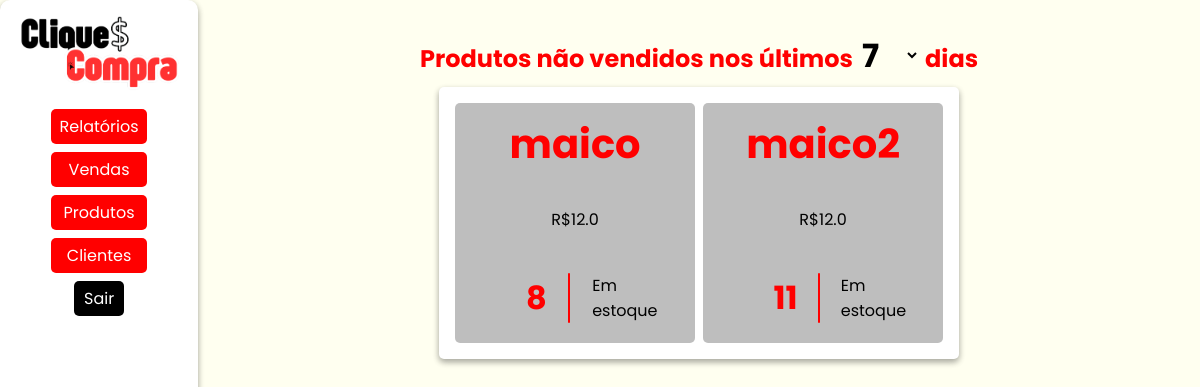
The app's page /relatorios/naovendidos (signed in), older data.
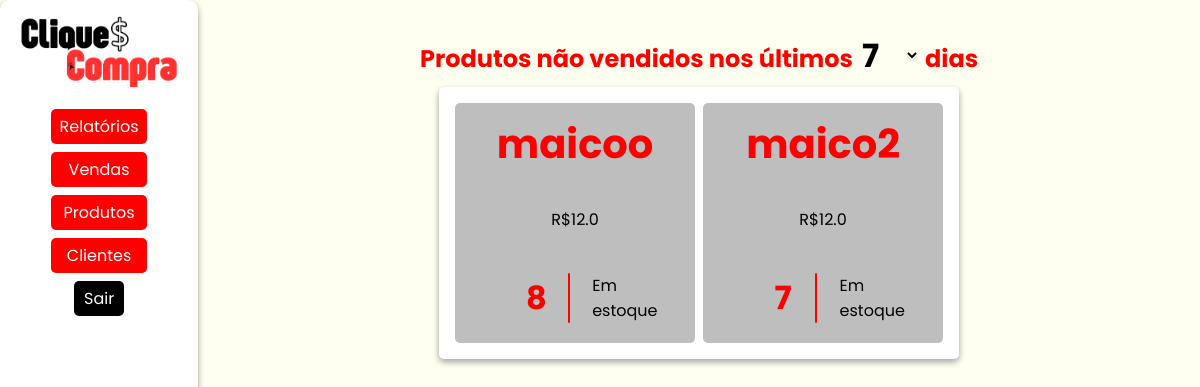
The same page, newer data.
### models/produtos.py (models this page shows, shortened)
class Produto(Base):
    __tablename__ = 'tb_produtos'
    pro_id: Mapped[int] = mapped_column(primary_key=True, autoincrement=True)
    pro_nome: Mapped[str] = mapped_column(nullable=False)
    pro_descricao: Mapped[str] = mapped_column(nullable=False)
    pro_preco: Mapped[float] = mapped_column(nullable=False)
    pro_estoque: Mapped[int] = mapped_column()

### controllers/relatorios.py (the view)
@relatorio_bp.route('/naovendidos', methods=['GET', 'POST'])
@login_required
@role_required("admin")
def naovendidos():
    consulta = []
    dias = request.form.get("dias", type=int, default=7)
    result = []
    print("metodo post")
    try:
        sql_mysql = text("""
            SELECT pro_nome, pro_preco, pro_estoque
            FROM tb_produtos
            WHERE pro_id NOT IN (
                SELECT vpr_pro_id
                FROM tb_vendas_produtos
                JOIN tb_vendas ON vpr_ven_id = ven_id
                WHERE ven_data >= CURDATE() - INTERVAL :dias DAY
            )
        """)
        sql_sqlite = text("""
SELECT pro_nome, pro_preco, pro_estoque
FROM tb_produtos
WHERE pro_id NOT IN (
    SELECT DISTINCT vpr_pro_id
    FROM tb_vendas_produtos
    JOIN tb_vendas ON vpr_ven_id = ven_id
    WHERE ven_data >= DATE('now', '-? days')
)
""")
        consulta = session.execute(sql_sqlite, {"dias": dias}).fetchall()
        print(consulta)
        subquery = (
            session.query(VendaProdutos.vpr_pro_id)
            .join(Venda, VendaProdutos.vpr_ven_id == Venda.ven_id)
            .filter(Venda.ven_data >= func.date('now', f'-{dias} days'))  # Usar função compatível com SQLite
            .subquery()
        )
        query = (
            session.query(Produto.pro_nome, Produto.pro_preco, Produto.pro_estoque)
            .filter(Produto.pro_nome.not_in(select(subquery)))  # Força o uso de SELECT
        )
        result = query.all()
        print("Resultado da consulta:", result)
    except Exception as e:
        print(f"Erro ao gerar relatório: {str(e)}", "error")
        flash(f"Erro ao gerar relatório: {str(e)}", "error")
    finally:
        return render_template("relatorios/naovendidos.html", produtos=result)

### controllers/clientes.py (called while the page is built)
@login_manager.user_loader
def load_user(user_id):
    return Cliente.find(id=user_id)

### models/clientes.py (called while the page is built, shortened)
    @classmethod
    def find(cls, **kwargs):
        if 'email' in kwargs:
            return session.query(cls).filter_by(cli_email=kwargs['email']).first() #SELECT * FROM tb_clientes WHERE cli_email = email
        elif 'id' in kwargs:
            return session.query(cls).filter_by(cli_id=kwargs['id']).first() #SELECT * FROM tb_clientes WHERE cli_id = id
        else:
            raise AttributeError('A busca deve ser feita por email ou id.')

### templates/relatorios/naovendidos.html (shortened to what this page needs)
{% extends "model.html" %}
{% block head_extras %}
<link rel="stylesheet" href="{{ url_for('static', filename='style/model.css') }}">
<link rel="stylesheet" href="{{ url_for('static', filename='style/relatorios.css') }}">
{% endblock %}
{% block content %}
<nav>
    <img src="../../static/assets/cliqueconta.png" alt="Logo do CliqueCompra">
    <div class="links">
        <div class="dropdown">
            <button class="dropdown-button" onclick="toggleDropdown('relatorios-menu')">Relatórios</button>
        </div>
        <div class="dropdown">
            <button class="dropdown-button" onclick="toggleDropdown('vendas-menu')">Vendas</button>
        </div>
        <div class="dropdown">
            <button class="dropdown-button" onclick="toggleDropdown('produtos-menu')">Produtos</button>
        </div>
        <div class="dropdown">
            <button class="dropdown-button" onclick="toggleDropdown('clientes-menu')">Clientes</button>
        </div>
        <a class='sair' href="{{url_for('cliente.logout')}}">Sair</a>
    </div>
</nav>
<div class="relatorio">
    <h2>Produtos não vendidos nos últimos
        <form action="{{ url_for('relatorio.naovendidos') }}" method="post" style="display:inline;" class="filtro dias">
            <select name="dias" id="dias" onchange="this.form.submit()">
                <option value="7" {% if request.form.get('dias') == '7' %}selected{% endif %}>7</option>
            </select>
        </form>
        dias
    </h2>
    <ol class="respostas">
        {% if produtos %}
            {% for produto in produtos %}
                <li class="resposta">
                    <span class="nome-produto">{{ produto.pro_nome }}</span>
                    <span class="preco">R${{ produto.pro_preco }}</span>
                    <div class="unidades">
                        <h2>{{ produto.pro_estoque }}</h2>
                        <div class="divisor"></div>
                        <p>Em estoque</p>
                    </div>
                </li>
            {%endfor%}
        {% else %}
            <p>Nenhum produto encontrado.</p>
        {% endif %}
    </ol>
</div>
{% endblock %}

Row changes from the older to the newer data that the page shows:
changed Produto: pro_nome "maico" → "maicoo"
changed Produto "maico2": pro_estoque "11" → "7"
